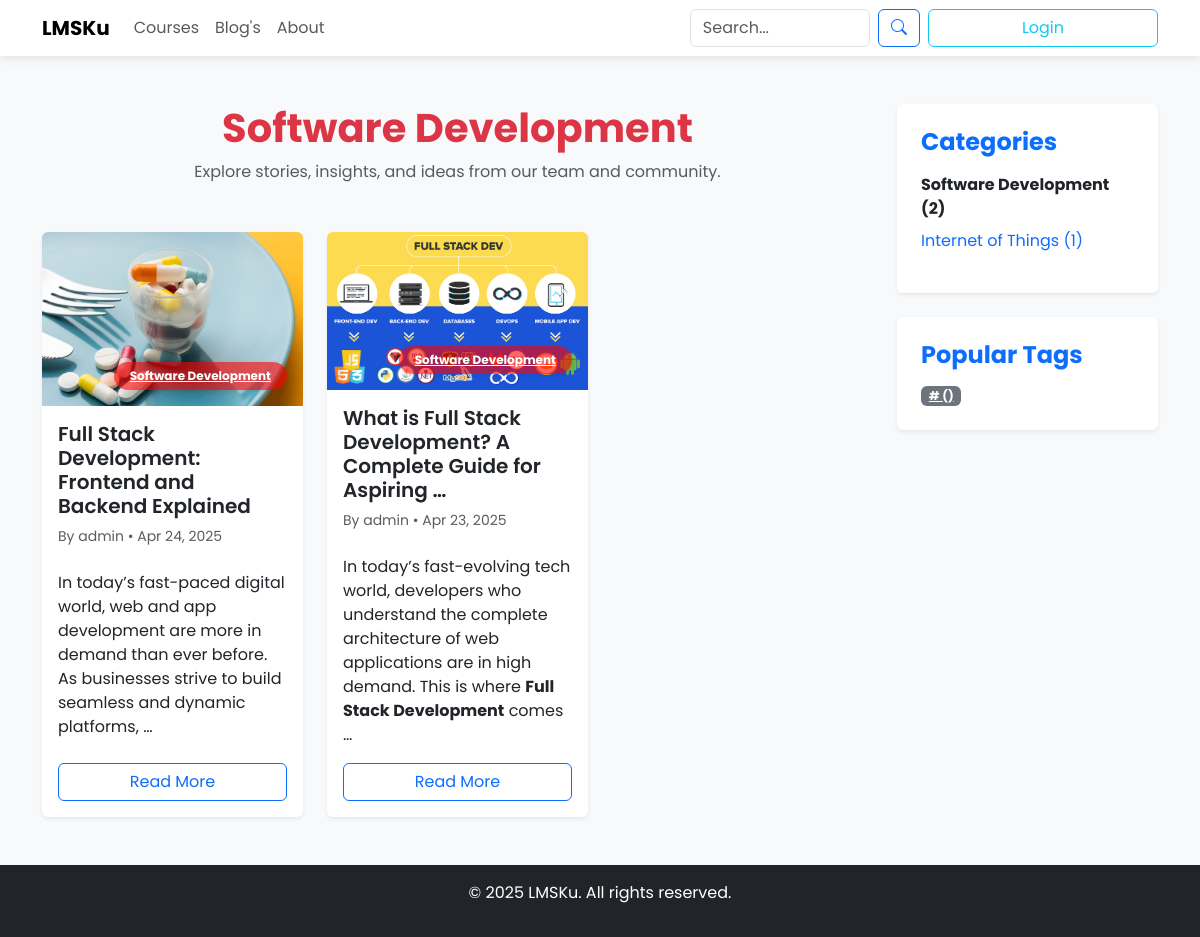
Page /blog/category/software-development/ on the earlier database version.
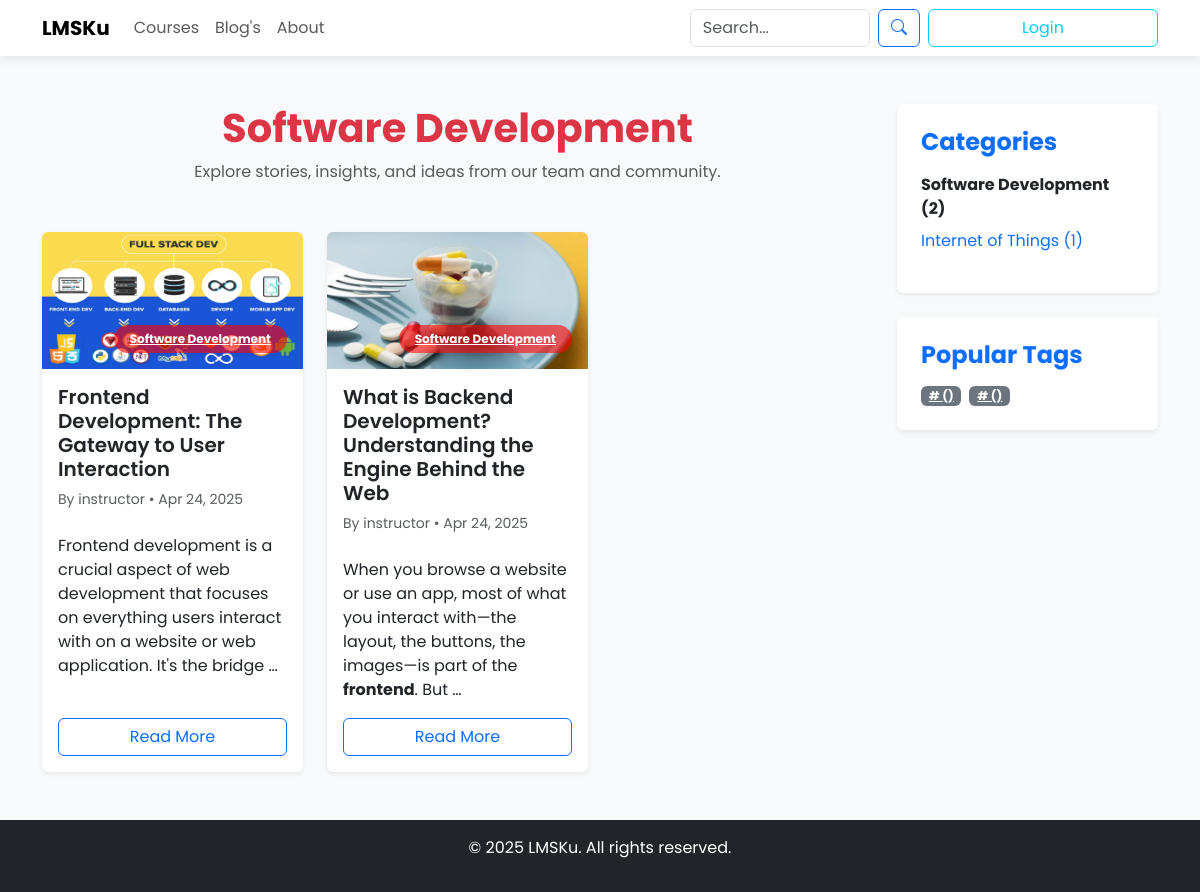
Same page on the later database version.
### courses/models.py (models this page shows, shortened)
class Category(models.Model):
    user = models.ForeignKey(CustomUser, on_delete=models.CASCADE)  # Relasi dengan pengguna
    name = models.CharField(max_length=250)
    slug = models.SlugField(unique=True, blank=True, null=True)  # Kolom slug yang unik
    def __str__(self):
        return self.name

### blog/models.py (models this page shows, shortened)
class BlogPost(models.Model):
    STATUS_CHOICES = (
        ('draft', 'Draft'),
        ('published', 'Published'),
        ('deleted', 'Deleted'),
    )
    title = models.CharField(max_length=200)
    slug = models.SlugField(max_length=200, unique=True)
    content = models.TextField()
    image = models.ImageField(upload_to='blog_images/', blank=True, null=True)
    author = models.ForeignKey(CustomUser, on_delete=models.SET_NULL, null=True)
    category = models.ForeignKey(Category, on_delete=models.SET_NULL, null=True)
    tags = models.ManyToManyField(Tag, blank=True)
    related_courses = models.ManyToManyField(Course, blank=True, related_name='related_posts')
    status = models.CharField(max_length=10, choices=STATUS_CHOICES, default='draft')
    views = models.PositiveIntegerField(default=0)
    date_posted = models.DateTimeField(default=timezone.now)
    date_updated = models.DateTimeField(auto_now=True)
    def __str__(self):
        return self.title
    class Meta:
        ordering = ['-date_posted']

class Tag(models.Model):
    name = models.CharField(max_length=50)
    slug = models.SlugField(max_length=50, unique=True)

### authentication/models.py (models this page shows)
class CustomUser(AbstractUser):
    gen = {
        "male":"male",
        "female":"female",
    }
    edu = {
        "Basic":"Basic",
        "Secondary":"Secondary",
        "Higher":"Higher",
        "Diploma":"Diploma",
        "Bachelor's":"Bachelor",
        "Master":"Master",
        "Doctorate":"Doctorate",
    }
    choice_country = [
        ('af', 'Afganistan'),
        ('al', 'Albania'),
        ('dz', 'Aljazair'),
        ('ad', 'Andorra'),
        ('ao', 'Angola'),
        ('ar', 'Argentina'),
        ('am', 'Armenia'),
        ('au', 'Australia'),
        ('at', 'Austria'),
        ('az', 'Azerbaijan'),
        ('bs', 'Bahama'),
        ('bh', 'Bahrain'),
        ('bd', 'Bangladesh'),
        ('bb', 'Barbados'),
        ('by', 'Belarusia'),
        ('be', 'Belgia'),
        ('bz', 'Belize'),
        ('bj', 'Benin'),
        ('bt', 'Bhutan'),
        ('bo', 'Bolivia'),
        ('ba', 'Bosnia dan Herzegovina'),
        ('bw', 'Botswana'),
        ('br', 'Brasil'),
        ('bn', 'Brunei'),
        ('bg', 'Bulgaria'),
        ('bf', 'Burkina Faso'),
        ('bi', 'Burundi'),
        ('kh', 'Kamboja'),
        ('cm', 'Kamerun'),
        ('ca', 'Kanada'),
        ('cv', 'Cape Verde'),
        ('cf', 'Republik Afrika Tengah'),
        ('td', 'Chad'),
        ('cl', 'Cile'),
        ('cn', 'Cina'),
        ('co', 'Kolombia'),
        ('km', 'Komoro'),
        ('cd', 'Republik Demokratik Kongo'),
        ('cg', 'Kongo'),
        ('cr', 'Kosta Rika'),
        ('hr', 'Kroasia'),
        ('cu', 'Kuba'),
        ('cy', 'Siprus'),
        ('cz', 'Ceko'),
        ('ci', 'Pantai Gading'),
        ('dk', 'Denmark'),
        ('dj', 'Djibouti'),
        ('dm', 'Dominika'),
        ('do', 'Republik Dominika'),
        ('ec', 'Ekuador'),
        ('eg', 'Mesir'),
        ('sv', 'El Salvador'),
        ('gq', 'Guinea Khatulistiwa'),
        ('er', 'Eritrea'),
        ('ee', 'Estonia'),
        ('et', 'Etiopia'),
        ('fj', 'Fiji'),
        ('fi', 'Finlandia'),
        ('fr', 'Perancis'),
        ('ga', 'Gabon'),
        ('gm', 'Gambia'),
        ('ge', 'Georgia'),
        ('de', 'Jerman'),
        ('gh', 'Ghana'),
        ('gr', 'Yunani'),
        ('gt', 'Guatemala'),
        ('gn', 'Guinea'),
        ('gw', 'Guinea-Bissau'),
        ('gy', 'Guyana'),
        ('ht', 'Haiti'),
        ('hn', 'Honduras'),
        ('hu', 'Hongaria'),
        ('is', 'Islandia'),
        ('in', 'India'),
        ('id', 'Indonesia'),
        ('ir', 'Iran'),
        ('iq', 'Irak'),
        ('ie', 'Irlandia'),
        ('il', 'Israel'),
        ('it', 'Italia'),
        ('jm', 'Jamaika'),
        ('jp', 'Jepang'),
        ('jo', 'Yordania'),
        ('kz', 'Kazakhstan'),
        ('ke', 'Kenya'),
        ('ki', 'Kiribati'),
        ('kr', 'Korea Selatan'),
        ('kw', 'Kuwait'),
        ('kg', 'Kirgizstan'),
        ('la', 'Laos'),
        ('lv', 'Latvia'),
        ('lb', 'Libanon'),
        ('ls', 'Lesotho'),
        ('lr', 'Liberia'),
        ('ly', 'Libya'),
        ('li', 'Liechtenstein'),
        ('lt', 'Lituania'),
        ('lu', 'Luxembourg'),
        ('mk', 'Makedonia Utara'),
        ('mg', 'Madagaskar'),
        ('mw', 'Malawi'),
        ('my', 'Malaysia'),
        ('mv', 'Maladewa'),
        ('ml', 'Mali'),
        ('mt', 'Malta'),
        ('mh', 'Kepulauan Marshall'),
        ('mr', 'Mauritania'),
        ('mu', 'Mauritius'),
        ('mx', 'Meksiko'),
        ('fm', 'Micronesia'),
        ('md', 'Moldova'),
        ('mc', 'Monako'),
        ('mn', 'Mongolia'),
        ('me', 'Montenegro'),
        ('ma', 'Maroko'),
        ('mz', 'Mozambik'),
        ('mm', 'Myanmar'),
        ('na', 'Namibia'),
        ('np', 'Nepal'),
        ('nl', 'Belanda'),
        ('nz', 'Selandia Baru'),
        ('ni', 'Nikaragua'),
        ('ne', 'Niger'),
        ('ng', 'Nigeria'),
        ('no', 'Norwegia'),
        ('om', 'Oman'),
        ('pk', 'Pakistan'),
        ('pw', 'Palau'),
        ('pa', 'Panama'),
        ('pg', 'Papua Nugini'),
        ('py', 'Paraguay'),
        ('pe', 'Peru'),
        ('ph', 'Filipina'),
        ('pl', 'Polandia'),
        ('pt', 'Portugal'),
        ('qa', 'Qatar'),
        ('ro', 'Rumania'),
        ('ru', 'Rusia'),
        ('rw', 'Rwanda'),
        ('ws', 'Samoa'),
        ('st', 'São Tomé dan Príncipe'),
        ('sa', 'Arab Saudi'),
        ('sn', 'Senegal'),
        ('rs', 'Serbia'),
        ('sc', 'Seychelles'),
        ('sl', 'Sierra Leone'),
        ('sg', 'Singapura'),
        ('sk', 'Slovakia'),
        ('si', 'Slovenia'),
        ('sb', 'Kepulauan Solomon'),
        ('so', 'Somalia'),
        ('za', 'Afrika Selatan'),
        ('es', 'Spanyol'),
        ('lk', 'Sri Lanka'),
        ('sd', 'Sudan'),
        ('sr', 'Suriname'),
        ('se', 'Swedia'),
        ('ch', 'Swiss'),
        ('sy', 'Suriah'),
        ('tw', 'Taiwan'),
        ('tj', 'Tajikistan'),
        ('tz', 'Tanzania'),
        ('th', 'Thailand'),
        ('tl', 'Timor Leste'),
        ('tg', 'Togo'),
        ('to', 'Tonga'),
        ('tt', 'Trinidad dan Tobago'),
        ('tn', 'Tunisia'),
        ('tr', 'Turki'),
        ('tm', 'Turkmenistan'),
        ('ug', 'Uganda'),
        ('ua', 'Ukraina'),
        ('ae', 'Uni Emirat Arab'),
        ('gb', 'Inggris'),
        ('us', 'Amerika Serikat'),
        ('uy', 'Uruguay'),
        ('uz', 'Uzbekistan'),
        ('vu', 'Vanuatu'),
        ('va', 'Vatikans'),
        ('ve', 'Venezuela'),
        ('vn', 'Vietnam'),
        ('ye', 'Yaman'),
        ('zm', 'Zambia'),
        ('zw', 'Zimbabwe'),
        ('ps', 'Palestina')  # Palestina ditambahkan
    ]
    email = models.EmailField(_("email address"), unique=True)  # Menambahkan unique=True
    phone = models.CharField(max_length=20, blank=True, null=True)
    gender = models.CharField(max_length=10, choices=[('M', 'Male'), ('F', 'Female')], blank=True, null=True)
    country = models.CharField(
        max_length=2,
        choices=choice_country,
        null=True,  # Mengizinkan nilai null di database
        blank=True,  # Mengizinkan form kosong
        default='id'  # Indonesia sebagai default
    )
    birth = models.DateField(null=True, blank=True)
    photo = models.ImageField(upload_to='profile_pics/', blank=True, null=True)
    address = models.TextField(blank=True, null=True)
    hobby = models.CharField(_("hobby"), max_length=150, blank=True)
    education = models.CharField(_("education"), max_length=10, choices=edu,blank=True)
    gender = models.CharField(_("gender"), max_length=8, choices=gen,blank=True)
    university = models.ForeignKey(Universiti, on_delete=models.CASCADE, blank=True, null=True, verbose_name=_("university"))
    tiktok = models.CharField(_("tiktok"), max_length=200, blank=True)
    youtube = models.CharField(_("youtube"), max_length=200, blank=True)
    facebook = models.CharField(_("facebook"), max_length=200, blank=True)
    instagram = models.CharField(_("instagram"), max_length=200, blank=True)
    linkedin = models.CharField(_("linkedin"), max_length=200, blank=True)
    twitter = models.CharField(_("twitter"), max_length=200, blank=True)
    is_member = models.BooleanField(_("member status"), default=False, help_text=_("Designates whether the user can log into this admin member."))
    is_subscription = models.BooleanField(_("subscription status"), default=False, help_text=_("Designates whether the user can log into this admin subscription."))
    is_instructor = models.BooleanField(_("instructor status"), default=False, help_text=_("Designates whether the user can log into this admin instructor."))
    is_partner = models.BooleanField(_("partner status"), default=False, help_text=_("Designates whether the user can log into this admin partner."))
    is_audit = models.BooleanField(_("audit status"), default=False, help_text=_("Designates whether the user can log into this admin audit."))
    is_learner = models.BooleanField(_("learner status"), default=True, help_text=_("Designates whether the user can log into this admin learner."))
    is_note = models.BooleanField(_("note status"), default=False, help_text=_("Designates whether the user can log into this admin note."))
    EMAIL_FIELD = "email"
    USERNAME_FIELD = "email"
    REQUIRED_FIELDS = ["username"]
    def __str__(self):
        return self.username

### blog/views.py (the view)
# urls.py: path('blog/category/<slug:slug>/', views.CategoryPostListView.as_view(), name='category-posts'),
class CategoryPostListView(ListView):
    model = BlogPost
    template_name = 'blog/blog_list.html'
    context_object_name = 'posts'
    paginate_by = 6
    def get_queryset(self):
        category = get_object_or_404(CourseCategory, slug=self.kwargs['slug'])
        queryset = BlogPost.objects.filter(category=category, status='published').order_by('-date_posted')
        print(f"Category: {category}, Posts: {queryset}")  # Debugging
        return queryset
    def get_context_data(self, **kwargs):
        context = super().get_context_data(**kwargs)
        categories = CourseCategory.objects.filter(blogpost__status='published').distinct()
        context['categories'] = [
            {
                'category': cat,
                'post_count': cat.blogpost_set.filter(status='published').count(),
                'url': reverse('blog:category-posts', kwargs={'slug': cat.slug})  # Sekarang menghasilkan /blog/category/<slug>/
            }
            for cat in categories
        ]
        context['tags'] = Tag.objects.filter(blogpost__status='published').distinct()
        context['current_category'] = get_object_or_404(CourseCategory, slug=self.kwargs['slug'])
        print(f"Context keys: {context.keys()}")  # Debugging
        return context
    def render_to_response(self, context, **response_kwargs):
        print(f"Rendering template: {self.template_name}")  # Debugging
        return super().render_to_response(context, **response_kwargs)

### templates/blog/blog_list.html (shortened to what this page needs)
{% extends 'home/base.html' %}
{% load static blog_filters %}
{% block content %}
<section class="py-5 bg-light">
  <div class="container">
    <div class="row">
      <div class="col-lg-9">
        <div class="text-center mb-5">
          <h1 class="fw-bold text-danger">
            {% if current_category %}
              {{ current_category.name }}
            {% elif current_tag %}
              Posts tagged "{{ current_tag.name }}"
            {% else %}
              Our Blog
            {% endif %}
          </h1>
          <p class="text-muted">Explore stories, insights, and ideas from our team and community.</p>
        </div>
        <div class="row g-4">
          {% for post in posts %}
          <div class="col-md-4">
            <div class="card border-0 shadow-sm h-100">
              <div class="position-relative">
                {% if post.image %}
                  <img src="{{ post.image.url }}" class="img-fluid w-100 rounded-top" alt="{{ post.title|truncatewords:6 }}">
                {% endif %}
                {% if post.category %}
                  <a href="{% url 'blog:category-posts' slug=post.category.slug %}"
                     class="badge text-white position-absolute bottom-0 end-0 m-3 px-3 py-2 shadow-sm rounded-pill d-inline-block"
                     style="background-color: rgba(255, 0, 0, 0.6); max-width: 75%; white-space: nowrap; overflow: hidden; text-overflow: ellipsis;">
                    {{ post.category.name }}
                  </a>
                {% endif %}
              </div>
              <div class="card-body d-flex flex-column">
                <h5 class="card-title fw-semibold">
                  <a href="{% url 'blog:blog-detail' slug=post.slug %}" class="text-dark text-decoration-none">
                    {{ post.title|truncatewords:10 }}
                  </a>
                </h5>
                <p class="small text-muted mb-2">
                  By {{ post.author|default:"Unknown" }} • {{ post.date_posted|date:"M d, Y" }}
                </p>
                <p class="card-text text-muted">{{ post.content|safe|truncatewords:25 }}</p>
                <div class="mt-auto">
                  <a href="{% url 'blog:blog-detail' slug=post.slug %}" class="btn btn-outline-primary w-100">Read More</a>
                </div>
              </div>
            </div>
          </div>
          {% empty %}
          <div class="col-12">
            <div class="alert alert-warning text-center">No posts found in this section.</div>
          </div>
          {% endfor %}
        </div>
      </div>
      <div class="col-lg-3">
        <div class="mb-4 p-4 bg-white rounded shadow-sm">
          <h4 class="fw-bold mb-3 text-primary">Categories</h4>
          <ul class="list-unstyled">
            {% for cat_data in categories %}
              <li class="mb-2">
                <a href="{{ cat_data.url }}" class="text-decoration-none {% if current_category == cat_data.category %}fw-bold text-dark{% endif %}">
                  {{ cat_data.category.name }} ({{ cat_data.post_count }})
                </a>
              </li>
            {% empty %}
              <li class="text-muted">No categories available.</li>
            {% endfor %}
          </ul>
        </div>
        <div class="p-4 bg-white rounded shadow-sm">
          <h4 class="fw-bold mb-3 text-primary">Popular Tags</h4>
          <div class="d-flex flex-wrap gap-2">
            {% for tag_data in tags %}
              <a href="{{ tag_data.tag.get_absolute_url }}" class="badge bg-secondary text-white">
                #{{ tag_data.tag.name }} ({{ tag_data.post_count }})
              </a>
            {% empty %}
              <span class="text-muted">No tags available.</span>
            {% endfor %}
          </div>
        </div>
      </div>
    </div>
  </div>
</section>
{% endblock %}

Differences in the rows shown:
removed BlogPost: image (picture), category.name "Software Development", title "Full Stack Development: Frontend and Backend Explained", author "admin", date_posted "Apr 24, 2025", content "In today’s fast-paced digital world, web and app development are more in demand than ever before. As businesses strive to build seamless and dynamic platforms, …"
removed BlogPost: image (picture), category.name "Software Development", title "What is Full Stack Development? A Complete Guide for Aspiring …", author "admin", date_posted "Apr 23, 2025", content "In today’s fast-evolving tech world, developers who understand the complete architecture of web applications are in high demand. This is where Full Stack Development comes …"
added BlogPost: image (picture), category.name "Software Development", title "Frontend Development: The Gateway to User Interaction", author "instructor", date_posted "Apr 24, 2025", content "Frontend development is a crucial aspect of web development that focuses on everything users interact with on a website or web application. It's the bridge …"
added BlogPost: image (picture), category.name "Software Development", title "What is Backend Development? Understanding the Engine Behind the Web", author "instructor", date_posted "Apr 24, 2025", content "When you browse a website or use an app, most of what you interact with—the layout, the buttons, the images—is part of the frontend . But …"
